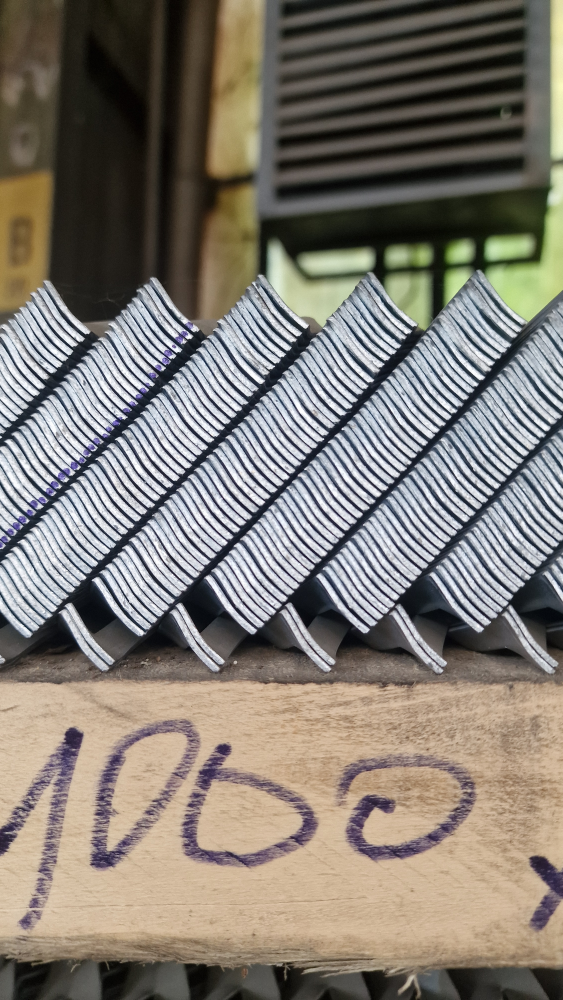
#> input picture data/columns/closeup/20260626_130732.jpg, 2252 x 4000 px (shown at 1/4 size); its folder holds only this picture in this run
$ python -i dataset.py   (imports and definitions only)   (older library calls are emulated)
#> lines starting #> are read from the running program, lines starting #| are printed output that depends on the picture; after the words box and inside, x2 and y2 are one past the last pixel; in counts of white or black regions, pixels touching at a corner belong together
#> further down, picture is the input picture: shape (4000, 2252, 3); mean B, G, R 115.4, 123.9, 129.9
"""Edge (sheet) data: straightened single-column crops with per-sheet polygons.

STORED FORMAT (data/edges/<type>/):  <frame>_column_<k>.png  + .json
  native straightened column, full native width, black background, fixed height
  (2050 for crops made by edges.make_crops; the older type3 crops are ~2050-2075).
  Label: one "edge" polygon per sheet; optional "background" polygons.
  PNGs without a json are unlabelled and ignored for training.

MODEL INPUT: tight crop (image > 0, pad 6) -> width fitted to INPUT_W = 74 px:
  center  keep the middle 74 px, native pixels            (inference default)
  squash  resize the width to 74 px, height untouched     (keeps the whole column)
Height is NEVER rescaled at inference: the model is locked to sheet pitch
(~10-14 px on types 2/3/10), which already matches across types. Training mixes
both width modes so one model serves either input.

TRAINING WINDOWS (all measured on type3, see README):
  aniso flow target, wide pitch jitter sy 0.5-3.5 (without it the model is
  pitch-locked: 2x pitch -> MAE 5.2), fragment aug p=0.5 (pieces floated on black
  with labels cut from the FULL column -- fixed a +-1 flutter), +-6 deg only
  (180 deg flip measured worse on human labels), strong photometric.
"""
from __future__ import annotations

import glob
import json
import os
import random

import cv2
import numpy as np
import torch
from torch.utils.data import Dataset

import paths
from common import labelme, splits
from common.flows import flow_targets
from common.imageio import degrade, photometric, to_tensor

# [1 line not run here, left out]
SIZE = 256
INPUT_W = 74
PAD = 6
WIDTH_MODES = {"center": 0.5, "squash": 0.5}


def frame_of(stem: str) -> str:
    return stem.rsplit("_column_", 1)[0]


# [45 lines left out: functions discover, sync_split, tight, fit_width, not called in this run]


def model_input(img: np.ndarray, mode: str = "center") -> np.ndarray:
    """Stored crop (any width) -> the exact image the model sees at inference."""
    return fit_width(*tight(img), mode)[0]


def local_lighting_v2(img: np.ndarray, rng=random) -> np.ndarray:
    """Label-FREE local lighting. (An augmentation must never use the label: a version that
    dimmed glare on unlabelled pixels painted the label boundary into the image and hurt.)

    Everything here is computed from the image alone:
      glare     placed anywhere on the column, oriented along the window's dominant
                sheet direction (structure tensor), and dimmed where the image is
                locally dark -- grooves are dark, so they stay darker than sheets
      gradient  smooth illumination ramp
      shadow    soft dark band
    """
    h, w = img.shape[:2]
#> h = 4000; w = 2252
    f = img.astype(np.float32)
    content = img.max(axis=2) > 0
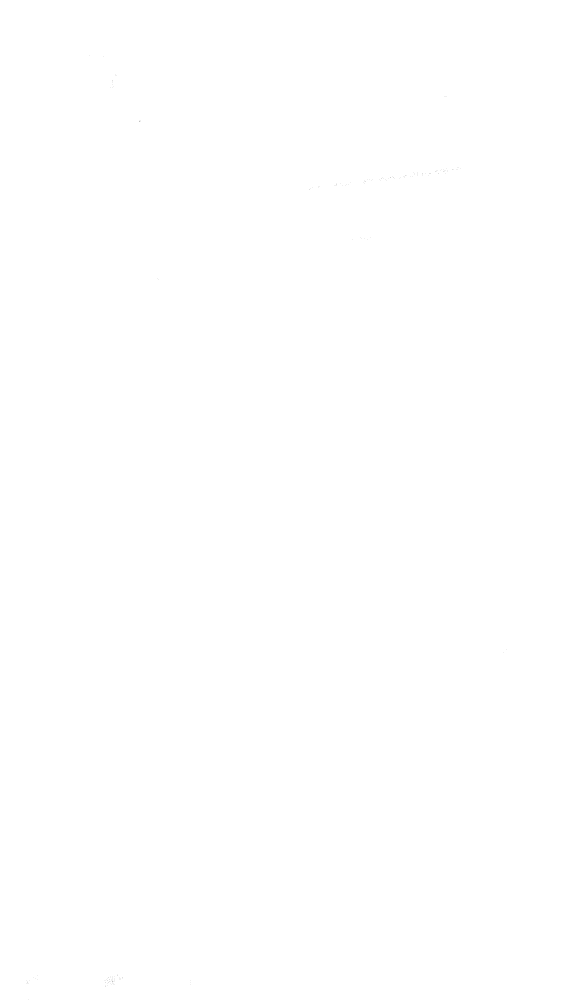
#> content: shape (4000, 2252) bool (shown at 1/4 size); 100% white; black in thin lines or dots, all inside (x1, y1, x2, y2) = (105, 222, 2026, 3999)
    if content.sum() > 50 and rng.random() < 0.7:
        g = cv2.GaussianBlur(cv2.cvtColor(img, cv2.COLOR_BGR2GRAY).astype(np.float32), (0, 0), 1.0)
        gx, gy = cv2.Sobel(g, cv2.CV_32F, 1, 0), cv2.Sobel(g, cv2.CV_32F, 0, 1)
        jxx, jyy, jxy = (gx * gx)[content].sum(), (gy * gy)[content].sum(), (gx * gy)[content].sum()
        ang = float(np.degrees(0.5 * np.arctan2(2 * jxy, jxx - jyy))) + 90.0   # along the sheets
        ys, xs = np.where(content)
        glare = np.zeros((h, w), np.float32)
        for _ in range(rng.randint(1, 3)):
            k = rng.randrange(len(ys))
            cv2.ellipse(glare, (int(xs[k]), int(ys[k])), (rng.randint(15, 60), rng.randint(3, 18)),
                        ang + rng.uniform(-10, 10), 0, 360, rng.uniform(0.6, 1.0), -1)
        glare = cv2.GaussianBlur(glare, (0, 0), rng.uniform(2, 6))
        lo, hi = np.percentile(g[content], (20, 80))
        bright = np.clip((g - lo) / max(hi - lo, 1.0), 0.3, 1.0)               # grooves -> 0.3
        f = f + (glare * bright * content)[..., None] * rng.uniform(80, 200)
    if rng.random() < 0.4:
        yy, xx = np.mgrid[0:h, 0:w].astype(np.float32)
        f = f * (1 + rng.uniform(-0.35, 0.35) * (xx / w - 0.5) * 2 + rng.uniform(-0.35, 0.35) * (yy / h - 0.5) * 2)[..., None]
    if rng.random() < 0.3:
        yy, xx = np.mgrid[0:h, 0:w].astype(np.float32)
        th = np.radians(rng.uniform(-60, 60))
        d = (xx - w / 2) * np.sin(th) + (yy - rng.uniform(0, h)) * np.cos(th)
        f = f * (1 - rng.uniform(0.3, 0.65) * np.exp(-(d / rng.uniform(8, 40)) ** 2))[..., None]
    return np.clip(f, 0, 255).astype(np.uint8)


# [28 lines left out: functions surface_texture, load, not called in this run]


class EdgeDataset(Dataset):
    # [9 lines left out: function __init__, not called in this run]

    def __len__(self):
        return len(self.items)

    # [43 lines left out: functions __getitem__, build_val, not called in this run]

>>> import cv2
>>> picture = cv2.imread('../data/columns/closeup/20260626_130732.jpg')
>>> result = local_lighting_v2(picture)
